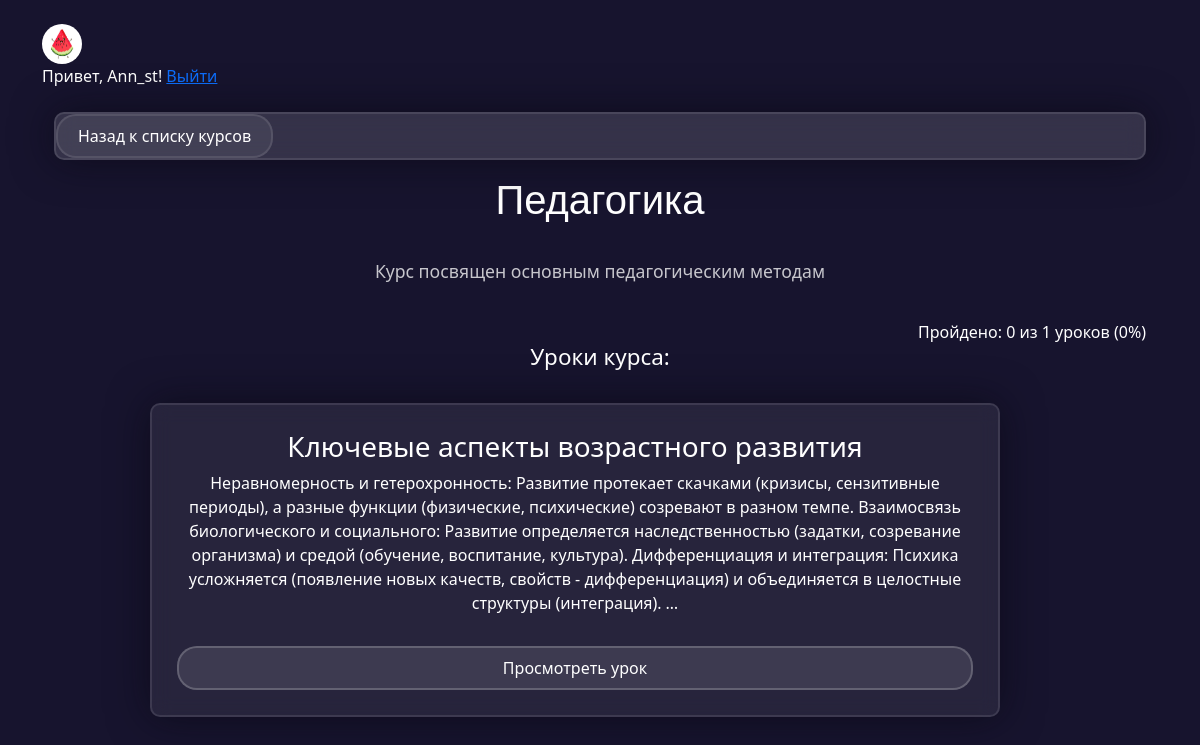
The app's page /courses/15/ (signed in) with its own data.
### users/models.py (models this page shows, shortened)
class CustomUser(AbstractUser):
    STUDENT = 1
    TEACHER = 2
    ROLE_CHOICES = (
        (STUDENT, 'Ученик'),
        (TEACHER, 'Преподаватель'),
    )
    role = models.PositiveSmallIntegerField(choices=ROLE_CHOICES, default=STUDENT)
    bio = models.TextField(blank=True, null=True)  # Описание профиля
    avatar = models.ImageField(upload_to='avatars/', null=True, blank=True)  # Фото профиля
    groups = models.ManyToManyField(
        Group,
        verbose_name='groups',
        blank=True,
        help_text="The groups this user belongs to",
        related_name="custom_user_set",
        related_query_name="custom_user",
    )
    user_permissions = models.ManyToManyField(
        Permission,
        verbose_name='user permissions',
        blank=True,
        help_text="Specific permissions for this user",
        related_name="custom_user_set",
        related_query_name="custom_user",
    )
    class Meta:
        swappable = "AUTH_USER_MODEL"

### courses/models.py (models this page shows, shortened)
class Course(models.Model):
    title = models.CharField(max_length=200, verbose_name="Название курса")
    description = models.TextField(verbose_name="Описание курса")
    teacher = models.ForeignKey(
        get_user_model(),
        on_delete=models.CASCADE,
        limit_choices_to={'role': get_user_model().TEACHER},
        related_name="courses",
        verbose_name="Преподаватель"
    )
    created_at = models.DateTimeField(auto_now_add=True, verbose_name="Дата создания")
    is_published = models.BooleanField(default=False, verbose_name="Опубликован")
    updated_at = models.DateTimeField(auto_now=True, verbose_name="Дата обновления")
    class Meta:
        verbose_name = "Курс"
        verbose_name_plural = "Курсы"
        ordering = ['-created_at']

class Lesson(models.Model):
    course = models.ForeignKey(Course, on_delete=models.CASCADE, related_name="lessons",
                               verbose_name="Курс")  # Курс, к которому принадлежит урок
    title = models.CharField(max_length=200, verbose_name="Название урока")
    content = models.TextField(verbose_name="Содержание урока")  # Текст урока
    order = models.PositiveIntegerField(validators=[MinValueValidator(1)], verbose_name="Порядковый номер")
    file = models.FileField(upload_to='lesson_files/', blank=True, null=True, verbose_name="Файл для скачивания")
    class Meta:
        verbose_name = "Урок"
        verbose_name_plural = "Уроки"
        ordering = ['order']  # Сортировка по порядку
        unique_together = ['course', 'order']

### courses/views.py (the view)
# urls.py: path('<int:course_id>/', views.course_detail, name='course_detail'),
@login_required
def course_detail(request, course_id):
    course = get_object_or_404(Course.objects.select_related('teacher'), pk=course_id)
    completed_lessons = list(UserProgress.objects.filter(
        user=request.user,
        lesson__course=course
    ).values_list('lesson_id', flat=True))
    is_teacher = request.user == course.teacher
    is_enrolled = Enrollment.objects.filter(user=request.user, course=course).exists()
    lessons = course.lessons.all().order_by('order') if is_teacher or is_enrolled else None
    total_lessons = lessons.count() if lessons else 0
    completed_count = len(completed_lessons)
    progress_percent = int((completed_count / total_lessons * 100)) if total_lessons > 0 else 0
    return render(request, "courses/course_detail.html", {
        'course': course,
        'lessons': lessons,
        'is_enrolled': is_enrolled,
        'is_teacher': is_teacher,
        'progress_percent': progress_percent,
        'total_lessons': total_lessons,
        'completed_count': completed_count,
        'completed_lessons': completed_lessons
    })

### templates/courses/course_detail.html (shortened to what this page needs)
{% extends 'base.html' %}
{% block content %}
<div class="container mt-4">
    <div class="course-header">
        <a href="{% url 'courses:course_list' %}" class="btn btn-outline-secondary">Назад к списку курсов</a>
    </div>
    <h1 class="course-title">{{course.title}}</h1>
    <p class="course-description">{{course.description}}</p>
    {% if total_lessons > 0 %}
    <div class="progress-info">
        Пройдено: {{ completed_count }} из {{ total_lessons }} уроков
        ({{ progress_percent }}%)
    </div>
    {% endif %}
    {% if user == course.teacher or is_enrolled %}
        <h2 class="lesson-title">Уроки курса:</h2>
        <ul class="lesson-list">
            {% for lesson in lessons %}
            <li class="lesson-item">
                <div class="lesson-content-wrapper">
                    <h3>{{ lesson.title }}</h3>
                    <p>{{ lesson.content|truncatewords:50}}</p>
                    <a href="{% url 'courses:lesson_detail' lesson.id %}" class="lesson-button">
                        Просмотреть урок
                    </a>
                </div>
            </li>
            {% endfor %}
        </ul>
    {% endif %}
</div>
{% endblock %}

### templates/base.html (shortened to what this page needs)
<!DOCTYPE html>
<html>
<head>
    <link href="https://cdn.jsdelivr.net/npm/bootstrap@5.0.2/dist/css/bootstrap.min.css" rel="stylesheet">
    <link rel="stylesheet" href="https://cdn.jsdelivr.net/npm/bootstrap-icons@1.11.1/font/bootstrap-icons.css">
</head>
<body class="container">
    <header class="my-4">
        {% if user.is_authenticated %}
        <div class="default-avatar">
            <a href="{% url 'users:profile' %}">
                {% if user.avatar %} <img src="{{ user.avatar.url }}"class="avatar"style="width: 40px !important; height: 40px !important; border-radius: 50% !important;">
                {% else %}
                <i class="bi bi-person"style="width: 40px !important; height: 40px !important; border-radius: 50% !important;"></i>
                {% endif %}
            </a>
        </div>
        <span style="color: white !important;">Привет, {{ user.username }}! </span> <a href="{% url 'users:logout' %}">Выйти</a>
        {% endif %}
    </header>
    <main>
        {% block content %}{% endblock %}
    </main>
</body>
</html>

### templates/courses/course_detail.html (style rules this page uses)
body { background-color:rgb(23, 20, 46); color: #ffffff; }
li { background:rgba(255, 255, 255, 0.13); backdrop-filter: blur(10px); border: 2px solid rgba(255, 255, 255, 0.1); border-radius: 10px; box-shadow: 0 0 40px rgba(8,7,16,0.6); max-width: 3000px; position: relative; overflow: hidden; margin-top: 25px; margin-right: 50px; text-align: center; }
.course-header { background: rgba(255, 255, 255, 0.13); backdrop-filter: blur(10px); border: 2px solid rgba(255, 255, 255, 0.1); border-radius: 10px; box-shadow: 0 0 40px rgba(8,7,16,0.6); max-width: 3000px; position: relative; overflow: hidden; }
.course-title { font-family: 'Poppins', sans-serif; font-size: 2.5rem; text-align: center; margin: 1rem 0 2rem; color: #ffffff; font-weight: 500; }
.course-description { font-size: 1.1rem; line-height: 1.8; color: rgba(255,255,255,0.8); max-width: 800px; margin: 0 auto 2rem; opacity: 0.95; text-align: center; }
.lesson-list { list-style: none; padding: 0; margin: 2rem auto; padding: 0; max-width: 900px; width: 100% }
.lesson-item { background-color: rgba(255,255,255,0.07); border: 2px solid transparent rgba(255,255,255,0.1); border-radius: 10px; margin-bottom: 1.5rem; padding: 25px; transition: transform 0.3s ease, box-shadow 0.3s ease; }
.lesson-title { color: #ffffff; font-size: 1.4rem; margin-bottom: 0.8rem; font-weight: 500; }
.btn-outline-secondary { background: rgba(255,255,255,0.07); border: 2px solid rgba(255,255,255,0.1); color: #ffffff; border-radius: 20px; padding: 8px 20px; transition: all 0.3s; }
.lesson-button { display: inline-block; background: rgba(255,255,255,0.1); border: 2px solid rgba(255,255,255,0.2); color:rgb(255, 255, 255); padding: 8px 25px; border-radius: 20px; text-decoration: none; transition: all 0.3s ease; margin-top: 15px; }
.lesson-content-wrapper { display: flex; flex-direction: column; height: 100%; }
.progress-info { text-align: right; }
h2 { text-align: center; }

### records on screen
CustomUser: avatar (picture), username "Ann_st"
Course: title "Педагогика", description "Курс посвящен основным педагогическим методам"
Lesson: title "Ключевые аспекты возрастного развития", content "Неравномерность и гетерохронность: Развитие протекает скачками (кризисы, сензитивные периоды), а разные функции (физические, психические) созревают в разном темпе. Взаимосвязь биологического и социального: Развитие определяется наследственностью (задатки, созревание организма) и средой (обучение, воспитание, культура). Дифференциация и интеграция: Психика усложняется (появление новых качеств, свойств - дифференциация) и объединяется в целостные структуры (интеграция). …"

### other values on screen
{{ completed_count }} "0"
{{ total_lessons }} "1"
{{ progress_percent }} "0"
